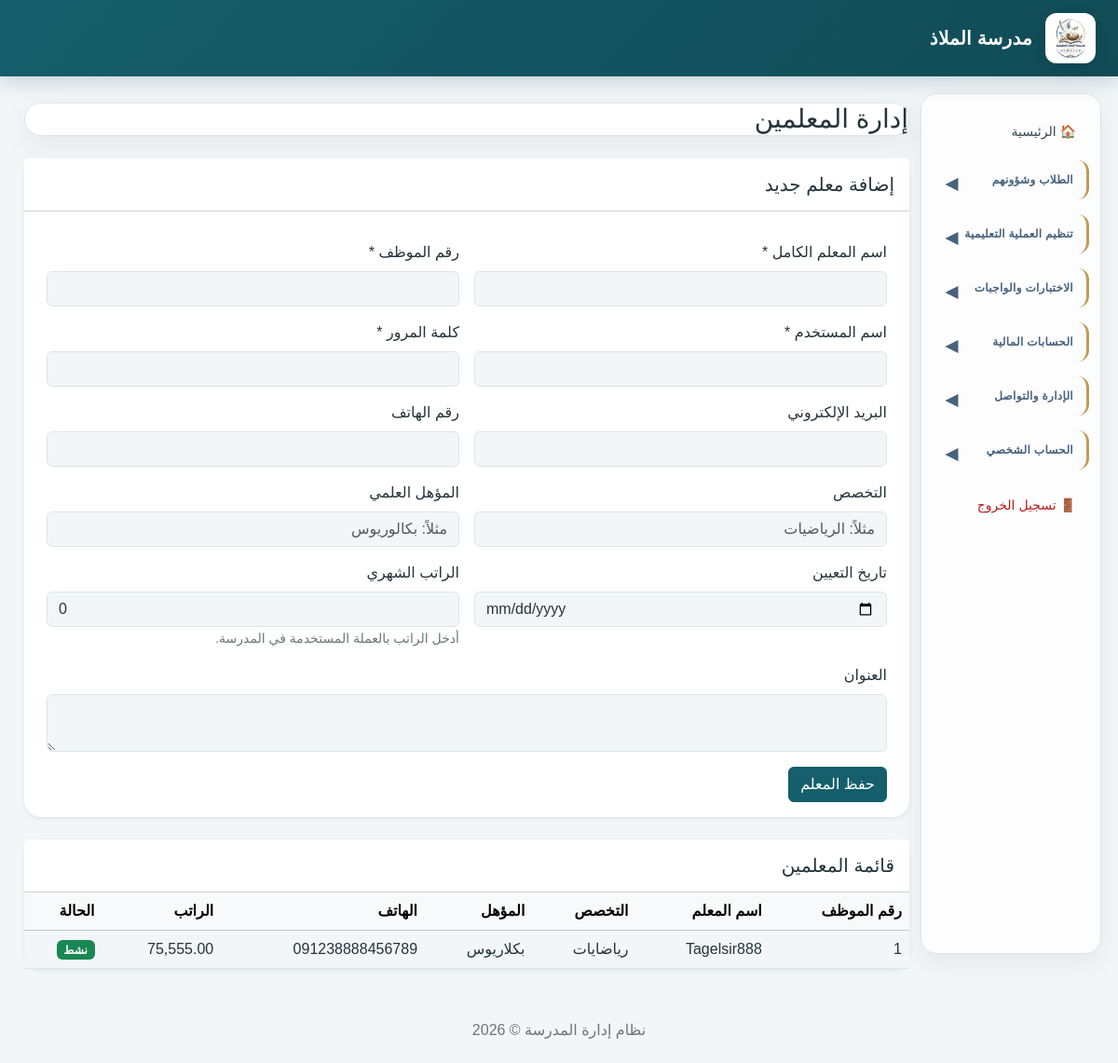
/teachers.php (signed in), run on the app's committed database.
### tables this page shows
CREATE TABLE `school_settings` (
  `id` int(10) UNSIGNED NOT NULL,
  `school_name` varchar(200) NOT NULL,
  `school_name_en` varchar(200) DEFAULT NULL,
  `logo_path` varchar(255) DEFAULT NULL,
  `address` text DEFAULT NULL,
  `phone` varchar(30) DEFAULT NULL,
  `email` varchar(150) DEFAULT NULL,
  `website` varchar(255) DEFAULT NULL,
  `currency` char(3) NOT NULL DEFAULT 'SDG',
  `academic_year_id` int(10) UNSIGNED DEFAULT NULL,
  `principal_name` varchar(150) DEFAULT NULL,
  `created_at` timestamp NOT NULL DEFAULT current_timestamp(),
  `updated_at` timestamp NOT NULL DEFAULT current_timestamp() ON UPDATE current_timestamp()
);

CREATE TABLE `teachers` (
  `id` int(10) UNSIGNED NOT NULL,
  `user_id` int(10) UNSIGNED NOT NULL,
  `employee_number` varchar(50) NOT NULL,
  `specialization` varchar(100) DEFAULT NULL,
  `qualification` varchar(150) DEFAULT NULL,
  `hire_date` date DEFAULT NULL,
  `salary` decimal(12,2) NOT NULL DEFAULT 0.00,
  `address` varchar(255) DEFAULT NULL,
  `is_active` tinyint(1) NOT NULL DEFAULT 1,
  `created_at` timestamp NOT NULL DEFAULT current_timestamp()
);

CREATE TABLE `users` (
  `id` int(10) UNSIGNED NOT NULL,
  `username` varchar(100) NOT NULL,
  `email` varchar(150) DEFAULT NULL,
  `password` varchar(255) NOT NULL,
  `role_id` int(10) UNSIGNED NOT NULL,
  `full_name` varchar(150) NOT NULL,
  `phone` varchar(30) DEFAULT NULL,
  `is_active` tinyint(1) NOT NULL DEFAULT 1,
  `last_login` datetime DEFAULT NULL,
  `created_at` timestamp NOT NULL DEFAULT current_timestamp(),
  `updated_at` timestamp NOT NULL DEFAULT current_timestamp() ON UPDATE current_timestamp()
);

### teachers.php (the view, shortened to what this page needs)
<?php
require_once __DIR__ . '/config/database.php';
$stmt = $pdo->query(
    "SELECT t.id, t.employee_number, t.specialization,
            t.qualification, t.hire_date, t.salary, t.is_active,
            u.full_name, u.username, u.phone
     FROM teachers t
     INNER JOIN users u ON u.id = t.user_id
     ORDER BY t.id DESC"
);
$teachers = $stmt->fetchAll();
require_once __DIR__ . '/includes/header.php';
?>
<h1 class="h3 mb-4">إدارة المعلمين</h1>
<div class="card border-0 shadow-sm mb-4">
    <div class="card-header bg-white py-3">
        <h2 class="h5 mb-0">إضافة معلم جديد</h2>
    </div>
    <div class="card-body">
        <form method="POST" action="teachers.php">
            <div class="row g-3">
                <div class="col-md-6">
                    <label class="form-label">اسم المعلم الكامل *</label>
                    <input type="text" name="full_name"
                           class="form-control" maxlength="150" required>
                </div>
                <div class="col-md-6">
                    <label class="form-label">رقم الموظف *</label>
                    <input type="text" name="employee_number"
                           class="form-control" maxlength="50" required>
                </div>
                <div class="col-md-6">
                    <label class="form-label">اسم المستخدم *</label>
                    <input type="text" name="username"
                           class="form-control" maxlength="100" required>
                </div>
                <div class="col-md-6">
                    <label class="form-label">كلمة المرور *</label>
                    <input type="password" name="password"
                           class="form-control" minlength="8"
                           autocomplete="new-password" required>
                </div>
                <div class="col-md-6">
                    <label class="form-label">البريد الإلكتروني</label>
                    <input type="email" name="email"
                           class="form-control" maxlength="150">
                </div>
                <div class="col-md-6">
                    <label class="form-label">رقم الهاتف</label>
                    <input type="text" name="phone"
                           class="form-control" maxlength="30">
                </div>
                <div class="col-md-6">
                    <label class="form-label">التخصص</label>
                    <input type="text" name="specialization"
                           class="form-control" maxlength="100"
                           placeholder="مثلاً: الرياضيات">
                </div>
                <div class="col-md-6">
                    <label class="form-label">المؤهل العلمي</label>
                    <input type="text" name="qualification"
                           class="form-control" maxlength="150"
                           placeholder="مثلاً: بكالوريوس">
                </div>
                <div class="col-md-6">
                    <label class="form-label">تاريخ التعيين</label>
                    <input type="date" name="hire_date"
                           class="form-control">
                </div>
                <div class="col-md-6">
                    <label class="form-label">الراتب الشهري</label>
                    <input type="number" name="salary"
                           class="form-control" min="0" step="0.01"
                           value="0">
                    <small class="text-secondary">أدخل الراتب بالعملة المستخدمة في المدرسة.</small>
                </div>
                <div class="col-12">
                    <label class="form-label">العنوان</label>
                    <textarea name="address" class="form-control"
                              rows="2" maxlength="255"></textarea>
                </div>
                <div class="col-12">
                    <button type="submit" class="btn btn-primary">
                        <span>حفظ المعلم</span>
                    </button>
                </div>
            </div>
        </form>
    </div>
</div>
<div class="card border-0 shadow-sm">
    <div class="card-header bg-white py-3">
        <h2 class="h5 mb-0">قائمة المعلمين</h2>
    </div>
    <div class="table-responsive">
        <table class="table table-hover align-middle mb-0">
            <thead class="table-light">
                <tr>
                    <th>رقم الموظف</th>
                    <th>اسم المعلم</th>
                    <th>التخصص</th>
                    <th>المؤهل</th>
                    <th>الهاتف</th>
                    <th>الراتب</th>
                    <th>الحالة</th>
                </tr>
            </thead>
            <tbody>
            <?php if (!$teachers): ?>
                <tr>
                    <td colspan="7" class="text-center py-4 text-secondary">
                        لا يوجد معلمون مسجلون حتى الآن.
                    </td>
                </tr>
            <?php else: ?>
                <?php foreach ($teachers as $teacher): ?>
                    <tr>
                        <td><?= htmlspecialchars($teacher['employee_number'], ENT_QUOTES, 'UTF-8') ?></td>
                        <td><?= htmlspecialchars($teacher['full_name'], ENT_QUOTES, 'UTF-8') ?></td>
                        <td><?= htmlspecialchars($teacher['specialization'] ?? '-', ENT_QUOTES, 'UTF-8') ?></td>
                        <td><?= htmlspecialchars($teacher['qualification'] ?? '-', ENT_QUOTES, 'UTF-8') ?></td>
                        <td><?= htmlspecialchars($teacher['phone'] ?? '-', ENT_QUOTES, 'UTF-8') ?></td>
                        <td><?= number_format((float)$teacher['salary'], 2) ?></td>
                        <td>
                            <?php if ((int)$teacher['is_active'] === 1): ?>
                                <span class="badge text-bg-success">نشط</span>
                            <?php else: ?>
                                <span class="badge text-bg-secondary">غير نشط</span>
                            <?php endif; ?>
                        </td>
                    </tr>
                <?php endforeach; ?>
            <?php endif; ?>
            </tbody>
        </table>
    </div>
</div>
<?php require_once __DIR__ . '/includes/footer.php'; ?>

### includes/header.php (shortened to what this page needs)
<?php
$hideSidebar = basename($_SERVER['SCRIPT_NAME'] ?? '') === 'index.php';
$schoolName = 'مدرسة الملاذ';
$schoolLogo = '';
$currentRole = (int) ($_SESSION['role_id'] ?? 0);
$menuPermissions = [
    1 => ['all'],
    2 => [
        'index.php',
        'students.php',
        'guardians.php',
        'teachers.php',
        'classrooms.php',
        'subjects.php',
        'academic_years.php',
        'teaching_assignments.php',
        'timetable.php',
        'attendance.php',
        'exams.php',
        'grades.php',
        'behavior.php',
        'homework.php',
        'homework_submissions.php',
        'reports.php',
        'fees.php',
        'payments.php',
        'expenses.php',
        'users.php',
        'announcements.php',
        'notifications.php',
        'messages.php',
        'settings.php',
        'change_password.php'
    ],
    3 => [
        'index.php',
        'fees.php',
        'payments.php',
        'expenses.php',
        'reports.php',
        'change_password.php'
    ],
    4 => [
        'index.php',
        'students.php',
        'classrooms.php',
        'subjects.php',
        'timetable.php',
        'attendance.php',
        'exams.php',
        'grades.php',
        'behavior.php',
        'homework.php',
        'homework_submissions.php',
        'announcements.php',
        'notifications.php',
        'messages.php',
        'change_password.php'
    ],
    5 => [
        'index.php',
        'timetable.php',
        'grades.php',
        'homework.php',
        'announcements.php',
        'notifications.php',
        'messages.php',
        'change_password.php'
    ],
    6 => [
        'index.php',
        'reports.php',
        'fees.php',
        'payments.php',
        'announcements.php',
        'notifications.php',
        'messages.php',
        'change_password.php'
    ]
];
$allowedMenu = $menuPermissions[$currentRole] ?? [];
function showMenuLink(string $page): bool
{
    global $allowedMenu;
    return in_array('all', $allowedMenu, true)
        || in_array($page, $allowedMenu, true);
}
try {
    if (isset($pdo)) {
        $stmt = $pdo->query(
            "SELECT school_name, logo_path
             FROM school_settings
             ORDER BY id ASC
             LIMIT 1"
        );
        $school = $stmt->fetch();
        if ($school) {
            if (!empty($school['school_name'])) {
                $schoolName = $school['school_name'];
            }
            if (!empty($school['logo_path'])) {
                $logoFile = __DIR__ . '/../' . $school['logo_path'];
                if (is_file($logoFile)) {
                    $schoolLogo = $school['logo_path'];
                }
            }
        }
    }
} catch (PDOException $e) {
    error_log('School branding could not be loaded: ' . $e->getMessage());
}
?>
<!DOCTYPE html>
<html lang="ar" dir="rtl">
<head>
    <link
        href="https://cdn.jsdelivr.net/npm/bootstrap@5.3.3/dist/css/bootstrap.rtl.min.css"
        rel="stylesheet"
    >
</head>
<body>
<header class="topbar">
    <?php if ($schoolLogo !== ''): ?>
        <img
            src="<?= htmlspecialchars($schoolLogo, ENT_QUOTES, 'UTF-8') ?>"
            alt="شعار المدرسة"
            class="school-logo"
        >
    <?php endif; ?>
    <strong class="school-name">
        <?= htmlspecialchars($schoolName, ENT_QUOTES, 'UTF-8') ?>
    </strong>
</header>
<div class="container-fluid">
    <div class="row">
        <?php if (!$hideSidebar): ?>
        <aside class="col-md-3 col-lg-2 sidebar">
            <?php if (showMenuLink('index.php')): ?>
                <a href="index.php">🏠 الرئيسية</a>
            <?php endif; ?>
            <?php if (
                showMenuLink('students.php') ||
                showMenuLink('guardians.php') ||
                showMenuLink('attendance.php') ||
                showMenuLink('behavior.php')
            ): ?>
                <details class="sidebar-group">
                    <summary class="sidebar-section">الطلاب وشؤونهم</summary>
                </details>
            <?php endif; ?>
            <?php if (
                showMenuLink('teachers.php') ||
                showMenuLink('classrooms.php') ||
                showMenuLink('subjects.php') ||
                showMenuLink('academic_years.php') ||
                showMenuLink('teaching_assignments.php') ||
                showMenuLink('timetable.php')
            ): ?>
                <details class="sidebar-group">
                    <summary class="sidebar-section">تنظيم العملية التعليمية</summary>
                </details>
            <?php endif; ?>
            <?php if (
                showMenuLink('exams.php') ||
                showMenuLink('grades.php') ||
                showMenuLink('homework.php') ||
                showMenuLink('homework_submissions.php') ||
                showMenuLink('reports.php')
            ): ?>
                <details class="sidebar-group">
                    <summary class="sidebar-section">الاختبارات والواجبات</summary>
                </details>
            <?php endif; ?>
            <?php if (
                showMenuLink('fees.php') ||
                showMenuLink('payments.php') ||
                showMenuLink('expenses.php')
            ): ?>
                <details class="sidebar-group">
                    <summary class="sidebar-section">الحسابات المالية</summary>
                </details>
            <?php endif; ?>
            <?php if (
                showMenuLink('users.php') ||
                showMenuLink('announcements.php') ||
                showMenuLink('notifications.php') ||
                showMenuLink('messages.php') ||
                showMenuLink('audit_logs.php') ||
                showMenuLink('settings.php') ||
                showMenuLink('theme_settings.php')
            ): ?>
                <details class="sidebar-group">
                    <summary class="sidebar-section">الإدارة والتواصل</summary>
                </details>
            <?php endif; ?>
            <?php if (showMenuLink('change_password.php')): ?>
                <details class="sidebar-group">
                    <summary class="sidebar-section">الحساب الشخصي</summary>
                </details>
            <?php endif; ?>
            <a href="logout.php" class="logout-link">🚪 تسجيل الخروج</a>
        </aside>
        <?php endif; ?>
        <main class="<?= $hideSidebar ? 'col-12' : 'col-md-9 col-lg-10' ?> content">

### data on the page
school_settings: logo_path (picture), school_name "مدرسة الملاذ"
teachers: employee_number "1", user.full_name "Tagelsir888", specialization "رياضايات", qualification "بكلاريوس", user.phone "091238888456789", salary "75,555.00", is_active "نشط"
